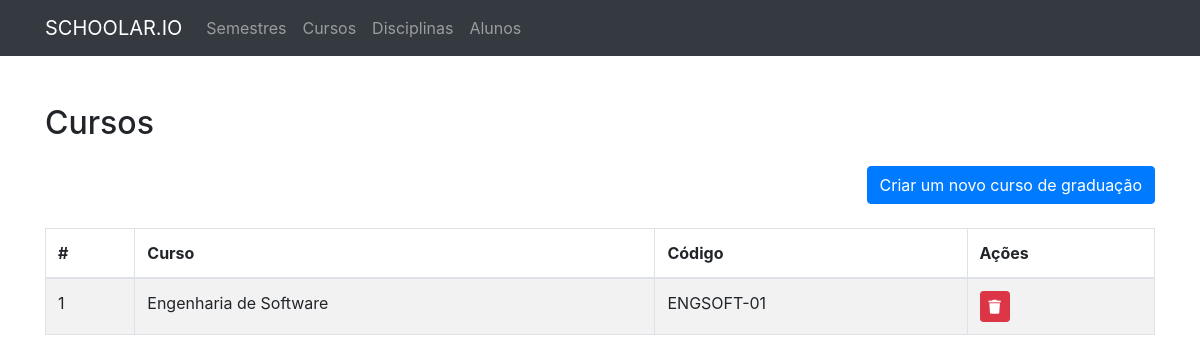
Screenshot of /cursos/ with the database file from the repository.
### app.py (models this page shows, shortened)
class Curso(db.Model):
    id = db.Column(db.Integer, primary_key=True)
    curso = db.Column(db.String(120), unique=True, nullable=False)
    codigo = db.Column(db.String(20), unique=True, nullable=False)

### app.py (the view)
@app.route('/cursos/')
def cursos():
    cursos = Curso.query.order_by(Curso.id).all()
    return render_template('cursos/lista.html', cursos=cursos)

### templates/cursos/lista.html (shortened to what this page needs)
{% extends 'parts/base.html' %}
{% block body %}
<div class="row">
    <div class="col-12">
        <h2 class="mb-4">Cursos</h2>
        <a href="/cursos/novo" class="btn btn-primary float-right mb-4">Criar um novo curso de graduação</a>
    </div>
    <div class="col-12">
        <table class="table table-striped table-bordered">
            <thead>
                <tr>
                    <th>#</th>
                    <th>Curso</th>
                    <th>Código</th>
                    <th>Ações</th>
                </tr>
            </thead>
            <tbody>
                {% for curso in cursos %}
                <tr>
                    <td>{{ curso.id }}</td>
                    <td>{{ curso.curso }}</td>
                    <td>{{ curso.codigo }}</td>
                    <td>
                        <a title="Deletar" href="/cursos/delete/{{curso.id}}" class="btn btn-danger btn-sm">
                            <i class="fa fa-trash"></i>
                        </a>
                    </td>
                </tr>
                {% endfor %}
            </tbody>
        </table>
    </div>
</div>
{% endblock %}

### rows the page displays
Curso: id "1", curso "Engenharia de Software", codigo "ENGSOFT-01"
